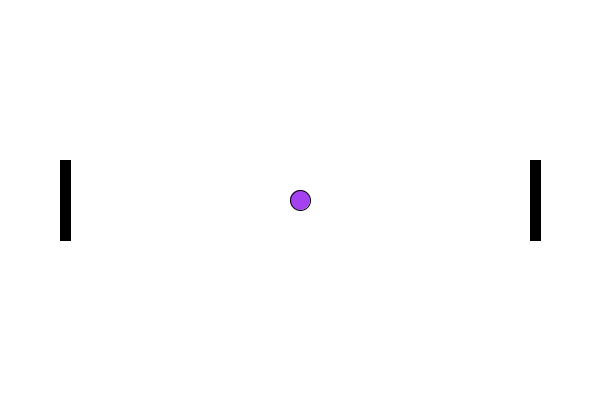
Frame 1 (no input)
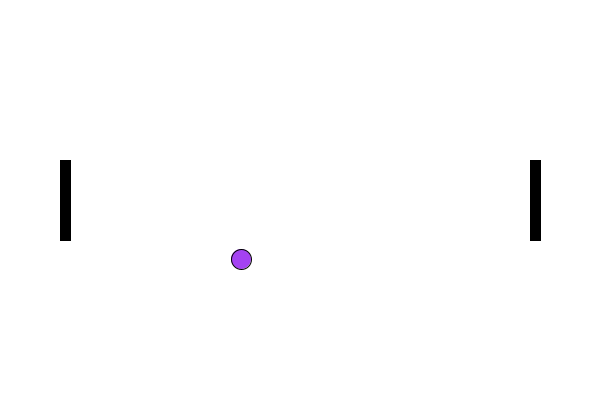
Frame 60 (the mouse pressed at the canvas centre just before this capture)
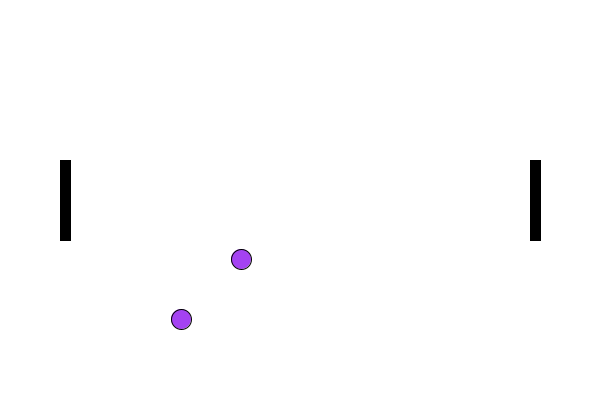
Frame 120 (the mouse held since frame 60 and released just before this capture)

The Processing sketch that drew these frames (run headless with seeded random() and noise(); from frame 60 on, the mouse is pressed at the canvas centre):

// Processing sketch: PracticePong
// ── PracticePong.pde
//Global Variables and Objects
Ball myBall, movedBall;
Ball[] fireworks = new Ball[25];
Paddle myPaddle, yourPaddle;
//
color pongTableColour = 255; //ERROR: move to Table CLASS, 255 is full BLUE
float gravity=0.5;
//
void setup() {
  size(600, 400); //fullScreen(); displayWidth, displayHeight
  /*ScreenSizeChecker() for Landscape, Protrait, Square views
   Updated Automatically for screen rotation on Android
   */
  //Population
  myBall = new Ball(); // Both 1/2's of Constructor
  for (int i=0; i < fireworks.length; i++) {
    fireworks[i] = new Ball(width*-1, height*-1, 0.5);
  }
  movedBall = new Ball(width*-1, height*-1, myBall.diameter, myBall.colour, myBall.xSpeed, myBall.ySpeed, myBall.xSpeedChange, myBall.ySpeedChange);
  myPaddle = new Paddle( 0, myBall.diameter );
  yourPaddle = new Paddle( width, myBall.diameter );
  //
} //End setup
//
void draw() {
  background(pongTableColour); //ERROR: Night Mode is know in CLASS, not DRIVER
  //
  //Paddles drawn before the ball
  myPaddle.draw();
  yourPaddle.draw();
  //
  if ( myBall.disappear == true ) {
    //EMPTY IF
    //myBall.step(); //Keeps active the variables but not .draw
  } else {
    myBall.draw();
  }
  if ( movedBall.disappear == true ) {
    //EMPTY IF
    //myBall.step(); //Keeps active the variables but not .draw
  } else {
    movedBall.draw();
  }
  // Trigger: Left Goal, Right Goal
  // ERROR: Ball Instance still bounces
  if ( myBall.x<(2*myBall.diameter) || myBall.x>( width - (2*myBall.diameter) ) ) myBall.goalExplosion(myBall.x, myBall.y, gravity);
  //
  //Turned off for first ball to wrok
  //if ( movedBall.x<(2*movedBall.diameter) || movedBall.x>( width - (2*movedBall.diameter) ) ) movedBall.goalExplosion(movedBall.x, movedBall.y, gravity);
  //
  //Does "infront of ball" make a difference
  for (int i=0; i < fireworks.length; i++) {
    fireworks[i].draw(); //
  }
} //End draw
//
void keyPressed() {
  /*
  if ( key=='W' | key=='w' ) myPaddle.up=true ;
  if ( key=='S' | key=='s' ) myPaddle.down=true;
  if ( key==CODED & keyCode==UP ) yourPaddle.up=true;
  if ( key==CODED & keyCode==DOWN ) yourPaddle.down=true;
  */
} //End keyPressed
//
void mousePressed() {
  //

  movedBall = new Ball(mouseX, mouseY, myBall.diameter, myBall.colour, myBall.xSpeed, myBall.ySpeed, myBall.xSpeedChange, myBall.ySpeedChange);
  //CAUTION: only brings forth myBall, not last known movedBall
  //Note: .draw is not being executed so
  //myBall.disappear = true;
} //End mousePressed
//
//End DRIVER

// ── Ball.pde
/* Known ERRORs
 - Night Mode: Ball Colour is Full BLUE
 */
class Ball
{
  //Global Variables
  float x, y, diameter;
  color colour;
  float xSpeed, ySpeed, xSpeedChange=1.0, ySpeedChange=1.0;
  float gravity=0.0;
  Boolean disappear=false, netExplosion=false;
  //static int count = 25; //Static Number for Amount of Ball Instances in a Firework
  //
  //Overloading Constructors or Mulitple Constructors
  //Ball Constructor
  Ball () {
    //Constructor Is ... hard coded, single variable object
    //Local Variables, deleted at end of Constructor
    int startX = width*1/2;
    int startY = height*1/2;
    int referentMeasure = ( width < height ) ? width : height ; //Review Ternary Operator
    //
    //Object Variables
    this.x = startX; //spawn myBall in the middle of the display
    this.y = startY;
    this.diameter = referentMeasure * 1/20;
    this.colour = color ( random(0, 255), random(255), random(255) ) ; //random(), random()-shortcut, casting from float to intin color var
    this.xSpeed = xDirection(); //float, could be any number
    this.ySpeed = yDirection(); //float, could be any number
    //ERROR: random() will choose ZERO, not only -1 & 1
    this.xSpeedChange = 1.0; //Break bounce physics
    this.ySpeedChange = 1.0; //Change speeds
    this.disappear=false;
  } //End Ball Constructor
  //
  // Mulitple Constructors by identifying different parameters
  Ball (float xParameter, float yParameter, float gravityParameter) {
    //Ball(); //Place Holder
    this.x = xParameter; //ERROR: trigger when the Ball enters goal area
    this.y = yParameter; //ERROR: trigger when the Ball enters goal area
    this.colour = color ( random(0, 255), random(255), random(255) ) ; //random(), random()-shortcut, casting from float to intin color var
    this.diameter = random(width*1/25); //returns unseen diamters
    this.xSpeed = random(-5, 5); //Can return 0
    this.ySpeed = random(-5, 5); //Can return 0
    gravity = gravityParameter;
  } //End Firework Ball
  //
  // Overloaded Constructor, Moved Ball Constructor
  //  Must look like old Ball Instance and make Old  Ball Instance disappear
  Ball(float xParameter, float yParameter, float diameterParameter, color colourParameter, float xSpeedParameter, float ySpeedParameter, float xSpeedChangeParameter, float ySpeedChangeParameter) {
    this.x = xParameter; //spawn myBall in the middle of the display
    this.y = yParameter;
    this.diameter = diameterParameter;
    this.colour = colourParameter;
    this.xSpeed = xSpeedParameter;
    this.ySpeed = ySpeedParameter;
    this.xSpeedChange = xSpeedChangeParameter;
    this.ySpeedChange = ySpeedChangeParameter;
  } //End Moved Ball Constructor
  //
  float xDirection() {
    float xDirection = int (random (-2, 2) ); //float, truncated, must be 2 minimum
    while ( xDirection == 0 ) {
      xDirection = int (random (-2, 2) ); //variable must be populated first
    }
    return xDirection;
  } //End xDirection
  float yDirection() {
    float yDirection = int (random (-2, 2) ); //float, truncated, must be 2 minimum
    while ( yDirection == 0 ) {
      yDirection = int (random (-2, 2) ); //variable must be populated first
    }
    return yDirection;
  } //End yDirection
  void draw() { //ball
    fill(colour);
    ellipse(x, y, diameter, diameter); //Easter Egg: at bounce diameters changes
    fill(0);
    //
    step(); //Manipulating the Variables
  }//End draw
  void step() {
    bounce();
    ySpeed += gravity; //Ball() is not affected, thus Pong Ball has no gravity
    x += xSpeed * xSpeedChange;
    y += ySpeed * ySpeedChange;
  } //End step
  void bounce() {
    if ( x < 0+(diameter*1/2) || x > width-(diameter*1/2) ) xSpeed *= -1;
    if ( y < 0+(diameter*1/2) || y > height-(diameter*1/2) ) ySpeed *= -1;
  } //End bounce
  void goalExplosion(float xParameter, float yParamter, float gravityParameter) {
    for (int i=0; i < fireworks.length; i++) {
      fireworks[i] = new Ball(xParameter, yParamter, gravityParameter);
    }
  } //End goal
  //
} //End Ball

// ── Paddle.pde
/* Known ERRORs
 - TBA
 */
class Paddle {
  //
  //Global Variables
  float tableX, tableY, tableWidth, tableHeight;
  float netX, netY, netWidth, netHeight;
  float paddleX, paddleY, paddleWidth, paddleHeight, paddleStartHeight, paddleTravelDistance;
  color paddleColour;
  Boolean up=false, down=false;
  //
  //Overloaded Constructor
  //Purpose: left and right paddles
  Paddle ( float paddleStartParameter, float ballDiameterParameter ) {
    netWidth = ballDiameterParameter * 3;
    paddleWidth = ballDiameterParameter * 1/2; //Ball Radius
    tableY = height * 1/10;
    tableHeight = height * 8/10;
    //CAUTION: netX will have the same value
    if ( paddleStartParameter == 0 ) netX = paddleStartParameter; //Adding to the netX
    if ( paddleStartParameter == width ) {
      netX = paddleStartParameter - netWidth *2 - paddleWidth; //Subtracting the netX
    }
    this.paddleX = netX + netWidth; //CAUTION: netX has two values, ERROR
    if ( paddleStartParameter == width ) netX = paddleStartParameter - netWidth;
    this.paddleStartHeight = 0.25; //if Easter Egg number must be tracked
    this.paddleHeight = tableHeight * paddleStartHeight;
    this.paddleY = tableY + ( tableHeight * 1/2 ) - ( paddleHeight *1/2 );
    paddleColour = 0; //Grey Scale, not RGB, color ( int(random()), int(random()), int(random()) )
    this.paddleTravelDistance = 1; //Easter Egg: paddle speed is 1 pixel
  } //End Paddle Constructor
  //
  void draw() {
    fill(paddleColour);
    paddles();
    fill(0); //Reset Defaults
    //
    //Arithmetic for Paddles
    /*
    if ( up == true ) movePaddleUp();
    if ( down == true ) movePaddleDown();
    */
  } //End draw
  //
  //VOIDS and Returns
  //Draw Paddles
  void paddles() {
    rect(paddleX, paddleY, paddleWidth, paddleHeight);
  } //End Paddles
  /*
  void movePaddleDown() {
    paddleY += paddleTravelDistance;
    if ( paddleY > tableY+tableHeight-paddleHeight ) paddleY = tableY+tableHeight-paddleHeight; //ERROR Catch
    down = false;
  } //End Move Paddles
  void movePaddleUp() {
    paddleY -= paddleTravelDistance;
    if ( paddleY < tableY ) paddleY = tableY; //ERROR Catch
    up = false;
  } //End Move Paddles
  */
  //
} //End Paddle
